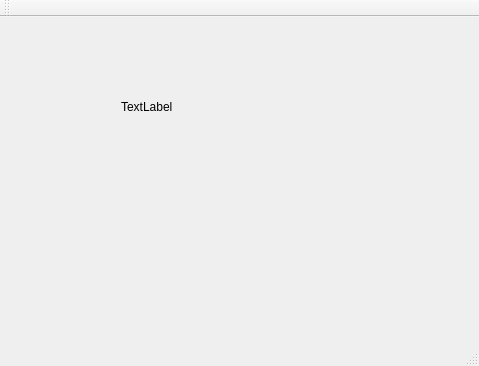
<?xml version="1.0" encoding="UTF-8"?>
<ui version="4.0">
 <class>moveoko</class>
 <widget class="QMainWindow" name="moveoko">
  <property name="geometry">
   <rect>
    <x>0</x>
    <y>0</y>
    <width>479</width>
    <height>366</height>
   </rect>
  </property>
  <property name="windowTitle">
   <string>moveoko</string>
  </property>
  <widget class="QWidget" name="centralWidget">
   <widget class="QWidget" name="verticalLayoutWidget">
    <property name="geometry">
     <rect>
      <x>110</x>
      <y>50</y>
      <width>160</width>
      <height>80</height>
     </rect>
    </property>
    <layout class="QVBoxLayout" name="vertLay">
     <item>
      <widget class="QLabel" name="window">
       <property name="text">
        <string>TextLabel</string>
       </property>
      </widget>
     </item>
    </layout>
   </widget>
  </widget>
  <widget class="QMenuBar" name="menuBar">
   <property name="geometry">
    <rect>
     <x>0</x>
     <y>0</y>
     <width>479</width>
     <height>19</height>
    </rect>
   </property>
  </widget>
  <widget class="QToolBar" name="mainToolBar">
   <attribute name="toolBarArea">
    <enum>TopToolBarArea</enum>
   </attribute>
   <attribute name="toolBarBreak">
    <bool>false</bool>
   </attribute>
  </widget>
  <widget class="QStatusBar" name="statusBar"/>
 </widget>
 <layoutdefault spacing="6" margin="11"/>
 <resources/>
 <connections/>
</ui>
